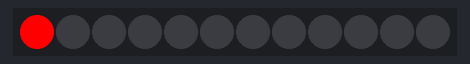
The sketch below on a simulated Arduino Uno, built with avr-gcc and run on an emulated ATmega328P. Shown: 12 RGB LEDs in strip order, left to right.

Above: at 0.05 s.
At 4.78 s:
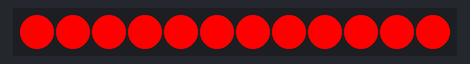
At 10.01 s:
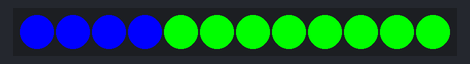
At 19.97 s:
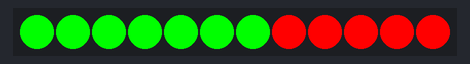
At 28.93 s:
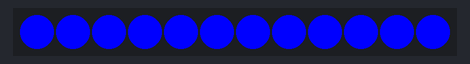
At 39.9 s:
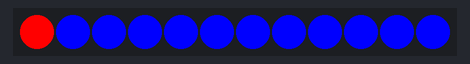

The sketch:

color-wipe.ino
```cpp
#include <Adafruit_NeoPixel.h>
#define LEDPIN 12 // connect the Data from the strip to this pin on the Arduino
#define NUMBER_PIEXELS 12 // the number of pixels in your LED strip
Adafruit_NeoPixel strip = Adafruit_NeoPixel(NUMBER_PIEXELS, LEDPIN, NEO_GRB + NEO_KHZ800);

int waitTime = 100;

void setup() {
  strip.begin();
}

void loop() {
  colorWipe(strip.Color(255, 0, 0), waitTime); // Red
  colorWipe(strip.Color(0, 255, 0), waitTime); // Green
  colorWipe(strip.Color(0, 0, 255), waitTime); // Blue
}

void colorWipe(uint32_t color, uint8_t wait) {
  for(uint16_t i=0; i<strip.numPixels(); i++) {
      strip.setPixelColor(i, color);
      strip.show();
      delay(wait);
  }
}
```
